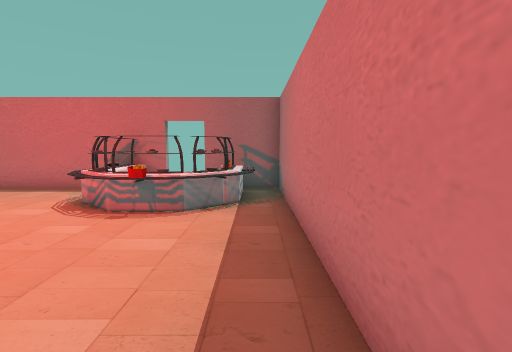
view 1 (above)

16 first-person views from a walk through a Unity game level. The camera is 1.4 m above the floor, tilts 6° down and sees 85° across. The floor is counted in squares, 1 m on a side. Each view is taken from the middle of a square. On the plan, view 1 faces up. The plan holds only what a view shows up to about 14 squares ahead; the rest is blank. The player is left out. Door leaves are left out, so doorways stand open.

view 2
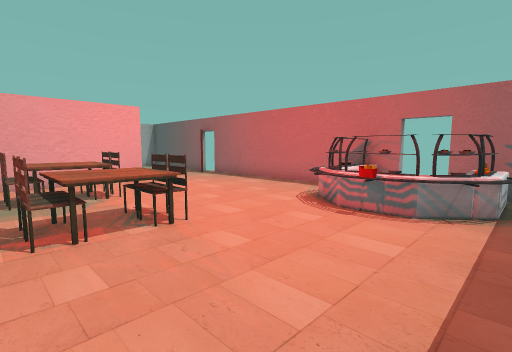

view 3
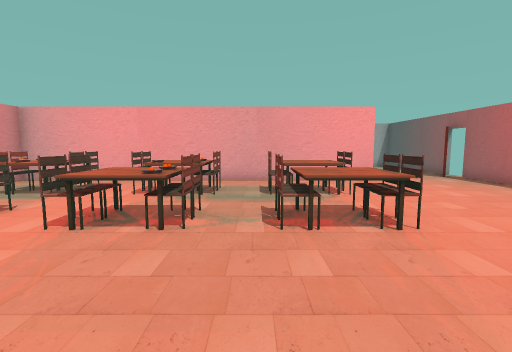

view 4
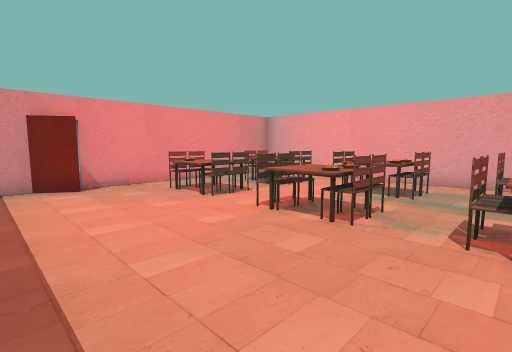

view 5
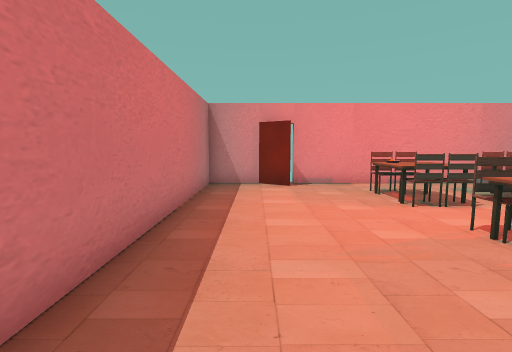

view 6
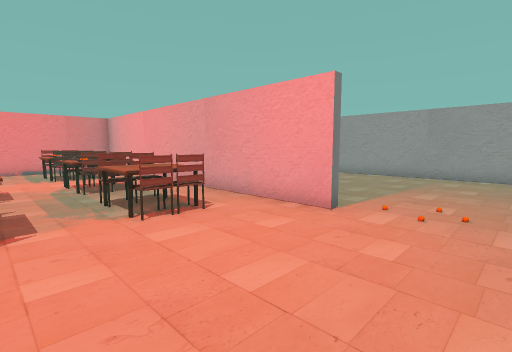

view 7
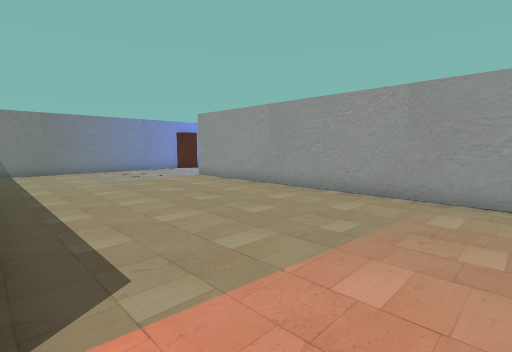

view 8
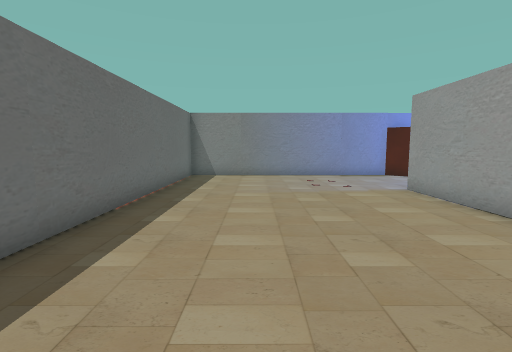

view 9
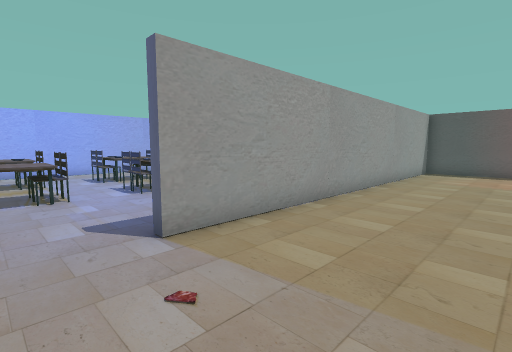

view 10
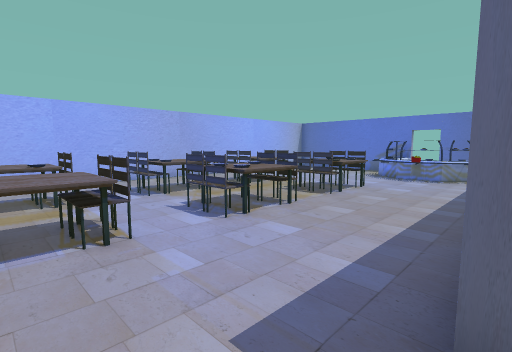

view 11
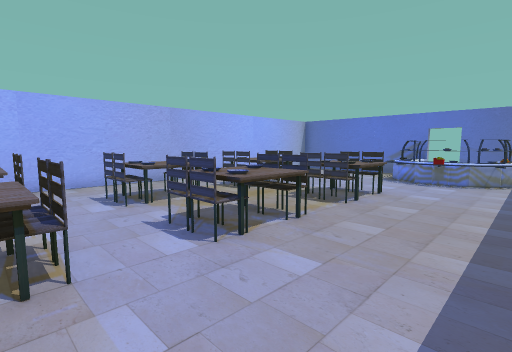

view 12
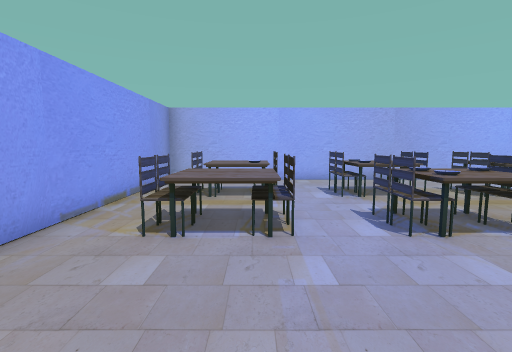

view 13
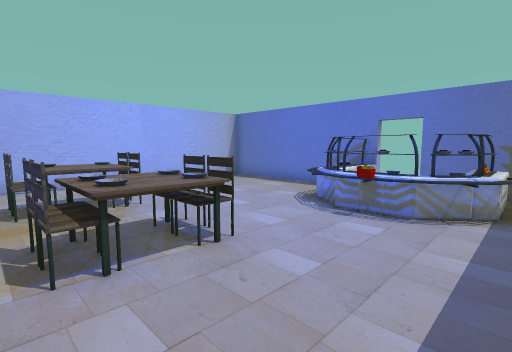

view 14
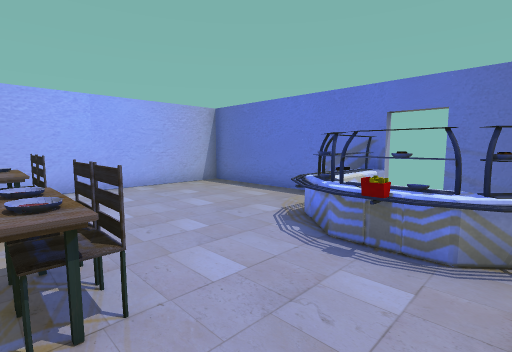

view 15
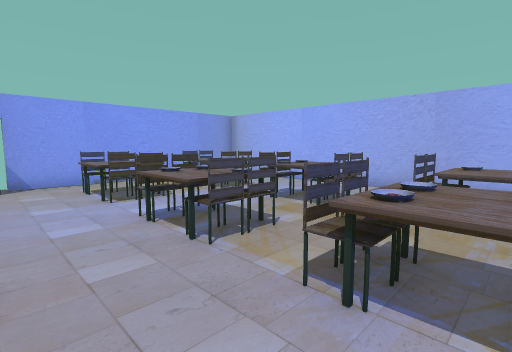

view 16
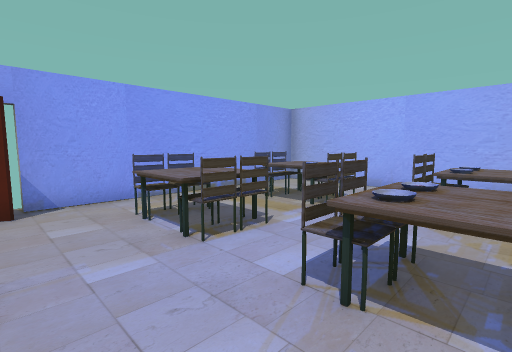

### Floor plan
Ten units are one square. View 1 is at (0, 0); x grows to the right and y downward. Boxes are objects, and circles mark ways between rooms. Rooms are numbered by the first view taken in them; rooms with no view inside come last. Other rooms are left out.
<svg viewBox="-323 -100 336 201">
<path fill="none" stroke="#000" d="M-115 -49 -115 96 -24 96M8 -8 8 -94 -18 -94M-23 88 -11 96 8 96 8 8M-54 -94 -126 -94M-166 -94 -196 -94M-200 -90 -200 51 -204 51M-224 89 -213 96 -118 96 -118 -8M-264 -94 -318 -94 -318 96 -226 96"/>
<rect x="-105" y="55" width="10" height="20" fill="#bbb"><title>other object</title></rect>
<rect x="-105" y="15" width="10" height="20" fill="#bbb"><title>other object</title></rect>
<rect x="-105" y="-25" width="30" height="20" fill="#bbb"><title>other object</title></rect>
<rect x="-95" y="75" width="20" height="10" fill="#bbb"><title>other object</title></rect>
<rect x="-95" y="25" width="10" height="10" fill="#bbb"><title>other object</title></rect>
<rect x="-95" y="5" width="10" height="10" fill="#bbb"><title>other object</title></rect>
<rect x="-95" y="-15" width="10" height="10" fill="#bbb"><title>other object</title></rect>
<rect x="-95" y="-35" width="10" height="10" fill="#bbb"><title>other object</title></rect>
<rect x="-85" y="25" width="10" height="10" fill="#bbb"><title>other object</title></rect>
<rect x="-85" y="-15" width="10" height="10" fill="#bbb"><title>other object</title></rect>
<rect x="-65" y="65" width="10" height="20" fill="#bbb"><title>other object</title></rect>
<rect x="-65" y="55" width="10" height="10" fill="#bbb"><title>other object</title></rect>
<rect x="-65" y="25" width="10" height="10" fill="#bbb"><title>other object</title></rect>
<rect x="-65" y="15" width="10" height="10" fill="#bbb"><title>other object</title></rect>
<rect x="-65" y="5" width="10" height="10" fill="#bbb"><title>other object</title></rect>
<rect x="-65" y="-15" width="10" height="10" fill="#bbb"><title>other object</title></rect>
<rect x="-65" y="-25" width="20" height="10" fill="#bbb"><title>other object</title></rect>
<rect x="-65" y="-35" width="10" height="10" fill="#bbb"><title>other object</title></rect>
<rect x="-55" y="75" width="10" height="10" fill="#bbb"><title>other object</title></rect>
<rect x="-55" y="55" width="10" height="10" fill="#bbb"><title>other object</title></rect>
<rect x="-55" y="25" width="10" height="10" fill="#bbb"><title>other object</title></rect>
<rect x="-55" y="15" width="10" height="10" fill="#bbb"><title>other object</title></rect>
<rect x="-55" y="5" width="10" height="10" fill="#bbb"><title>other object</title></rect>
<rect x="-55" y="-15" width="10" height="10" fill="#bbb"><title>other object</title></rect>
<rect x="-55" y="-35" width="10" height="10" fill="#bbb"><title>other object</title></rect>
<rect x="-55" y="-95" width="60" height="40" fill="#bbb"><title>other object</title></rect>
<rect x="-295" y="65" width="10" height="20" fill="#bbb"><title>other object</title></rect>
<rect x="-295" y="55" width="10" height="10" fill="#bbb"><title>other object</title></rect>
<rect x="-295" y="25" width="10" height="10" fill="#bbb"><title>other object</title></rect>
<rect x="-295" y="15" width="20" height="10" fill="#bbb"><title>other object</title></rect>
<rect x="-295" y="5" width="10" height="10" fill="#bbb"><title>other object</title></rect>
<rect x="-295" y="-15" width="10" height="10" fill="#bbb"><title>other object</title></rect>
<rect x="-295" y="-25" width="10" height="10" fill="#bbb"><title>other object</title></rect>
<rect x="-295" y="-35" width="10" height="10" fill="#bbb"><title>other object</title></rect>
<rect x="-285" y="65" width="10" height="20" fill="#bbb"><title>other object</title></rect>
<rect x="-285" y="55" width="10" height="10" fill="#bbb"><title>other object</title></rect>
<rect x="-285" y="25" width="10" height="10" fill="#bbb"><title>other object</title></rect>
<rect x="-285" y="5" width="10" height="10" fill="#bbb"><title>other object</title></rect>
<rect x="-285" y="-15" width="10" height="10" fill="#bbb"><title>other object</title></rect>
<rect x="-285" y="-25" width="10" height="10" fill="#bbb"><title>other object</title></rect>
<rect x="-285" y="-35" width="10" height="10" fill="#bbb"><title>other object</title></rect>
<rect x="-265" y="55" width="30" height="20" fill="#bbb"><title>other object</title></rect>
<rect x="-265" y="25" width="10" height="10" fill="#bbb"><title>other object</title></rect>
<rect x="-265" y="15" width="10" height="10" fill="#bbb"><title>other object</title></rect>
<rect x="-265" y="-15" width="10" height="10" fill="#bbb"><title>other object</title></rect>
<rect x="-265" y="-25" width="10" height="10" fill="#bbb"><title>other object</title></rect>
<rect x="-265" y="-95" width="60" height="40" fill="#bbb"><title>other object</title></rect>
<rect x="-255" y="75" width="10" height="10" fill="#bbb"><title>other object</title></rect>
<rect x="-255" y="55" width="10" height="10" fill="#bbb"><title>other object</title></rect>
<rect x="-255" y="5" width="10" height="10" fill="#bbb"><title>other object</title></rect>
<rect x="-255" y="-15" width="10" height="10" fill="#bbb"><title>other object</title></rect>
<rect x="-255" y="-25" width="10" height="10" fill="#bbb"><title>other object</title></rect>
<rect x="-255" y="-35" width="10" height="10" fill="#bbb"><title>other object</title></rect>
<rect x="-245" y="25" width="10" height="10" fill="#bbb"><title>other object</title></rect>
<rect x="-245" y="15" width="10" height="10" fill="#bbb"><title>other object</title></rect>
<rect x="-245" y="-15" width="10" height="10" fill="#bbb"><title>other object</title></rect>
<rect x="-245" y="-25" width="10" height="10" fill="#bbb"><title>other object</title></rect>
<circle cx="-217" cy="70" r="3" fill="#2a7"/>
<text x="-100" y="10">1</text>
<text x="-260" y="10">2</text>
</svg>
Room 1 opens to room 2.

Where each view was taken, in squares from view 1:
view 1: 0 up, 0 right, facing up
view 2: 0 up, 0 right, facing up-left
view 3: 0 up, 0 right, facing left
view 4: 1 up, 0 right, facing down-left
view 5: 1 up, 1 left, facing down
view 6: 8 up, 6 left, facing down-left
view 7: 7 up, 12 left, facing down-left
view 8: 4 up, 15 left, facing down
view 9: 7 down, 16 left, facing up-left
view 10: 7 down, 20 left, facing up-left
view 11: 6 down, 21 left, facing up-left
view 12: 6 down, 20 left, facing left
view 13: 0 up, 21 left, facing up-left
view 14: 2 up, 22 left, facing up-left
view 15: 2 up, 22 left, facing down-left
view 16: 2 down, 22 left, facing down-left
